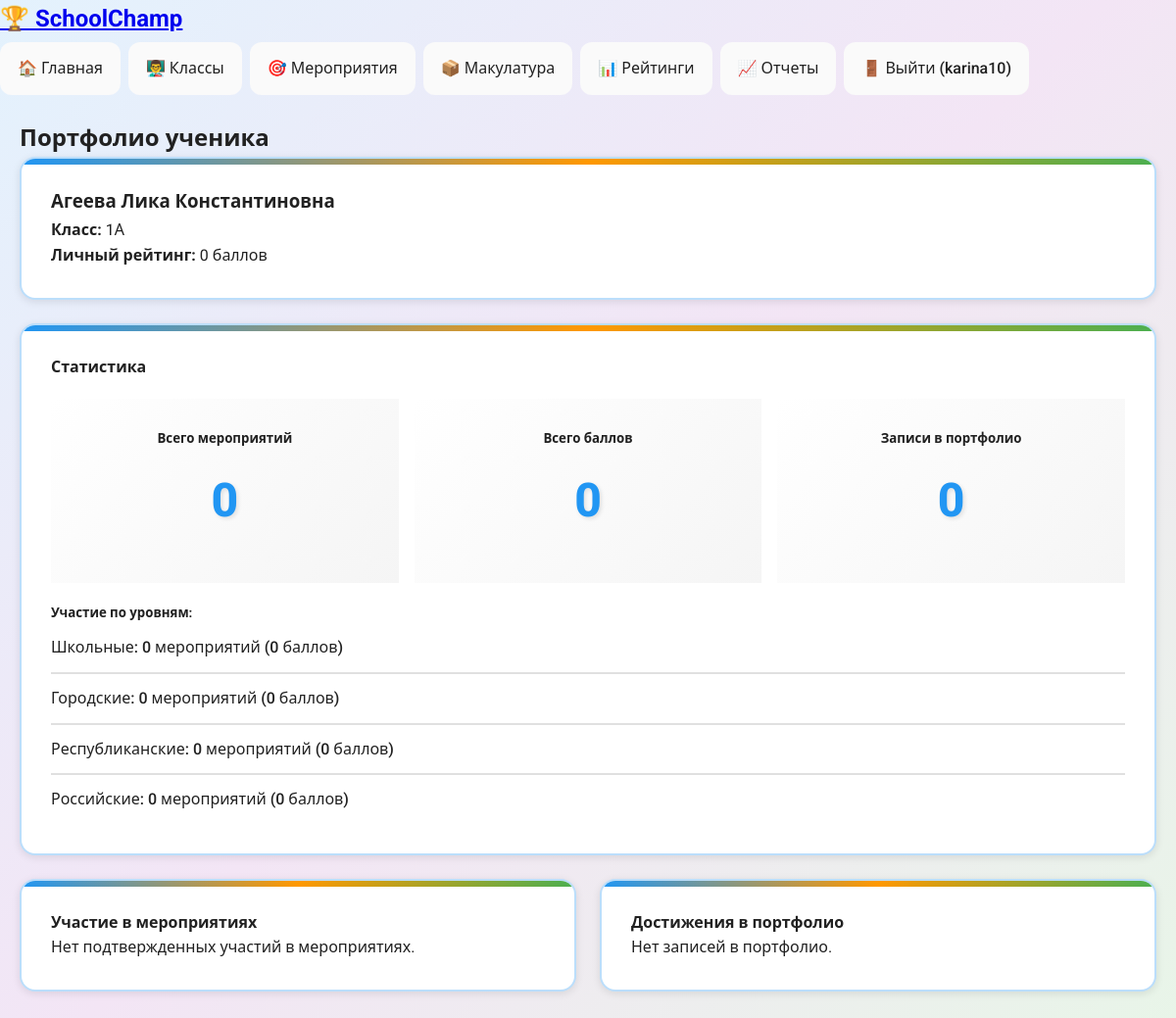
Screenshot of /portfolio/1 (signed in) with the database file from the repository.
### models.py (models this page shows, shortened)
class User(UserMixin, db.Model):
    __tablename__ = 'users'
    id = db.Column(db.Integer, primary_key=True)
    username = db.Column(db.String(80), unique=True, nullable=False)
    email = db.Column(db.String(120), unique=True, nullable=False)
    password_hash = db.Column(db.String(120), nullable=False)
    role = db.Column(db.String(20), nullable=False, default='teacher')
    class_id = db.Column(db.Integer, db.ForeignKey('school_classes.id'), nullable=True)
    created_at = db.Column(db.DateTime, default=datetime.utcnow)
    managed_class = db.relationship('SchoolClass', backref='class_teacher', foreign_keys='SchoolClass.class_teacher_id')
    created_events = db.relationship('Event', backref='creator', foreign_keys='Event.created_by')
    approved_participations = db.relationship('Participation', backref='approver',
                                              foreign_keys='Participation.approved_by')
    approved_portfolio_entries = db.relationship('PortfolioEntry', backref='approver',
                                                 foreign_keys='PortfolioEntry.approved_by')
    class_points = db.relationship('ClassPoints', backref='teacher', foreign_keys='ClassPoints.assigned_by')

class Student(UserMixin, db.Model):
    __tablename__ = 'students'
    id = db.Column(db.Integer, primary_key=True)
    full_name = db.Column(db.String(100), nullable=False)
    class_id = db.Column(db.Integer, db.ForeignKey('school_classes.id'), nullable=False)
    personal_rating = db.Column(db.Integer, default=0)
    login = db.Column(db.String(50), unique=True, nullable=False)
    password_hash = db.Column(db.String(120), nullable=False)
    created_at = db.Column(db.DateTime, default=datetime.utcnow)
    participations = db.relationship('Participation', backref='student', lazy=True, cascade='all, delete-orphan')
    portfolio_entries = db.relationship('PortfolioEntry', backref='student', lazy=True, cascade='all, delete-orphan')
    def update_personal_rating(self):
        total = 0
        portfolio_points = sum(entry.points_earned for entry in self.portfolio_entries if entry.approved)
        self.personal_rating = total + portfolio_points
        db.session.commit()
        self.personal_rating = total + portfolio_points
        db.session.commit()
    def get_statistics(self):
        self.update_personal_rating()
        participations = [p for p in self.participations if p.approved]
        total_events = len(participations)
        total_points = self.personal_rating
        level_stats = {}
        for level in ['school', 'city', 'republic', 'russian']:
            level_participations = [p for p in participations if p.event.level == level]
            level_points = sum(self._calculate_points(p.place) for p in level_participations)
            level_stats[level] = {
                'count': len(level_participations),
                'points': level_points
            }
        portfolio_count = len([p for p in self.portfolio_entries if p.approved])
        return {
            'total_events': total_events,
            'total_points': total_points,
            'level_stats': level_stats,
            'portfolio_entries': portfolio_count
        }

class SchoolClass(db.Model):
    __tablename__ = 'school_classes'
    id = db.Column(db.Integer, primary_key=True)
    name = db.Column(db.String(50), nullable=False)
    grade = db.Column(db.String(10), nullable=False)
    class_teacher_id = db.Column(db.Integer, db.ForeignKey('users.id'), nullable=True)
    total_rating = db.Column(db.Integer, default=0)
    created_at = db.Column(db.DateTime, default=datetime.utcnow)
    students = db.relationship('Student', backref='school_class', lazy=True, cascade='all, delete-orphan')
    class_points = db.relationship('ClassPoints', backref='school_class', lazy=True, cascade='all, delete-orphan')

### app.py (the view)
@app.route('/portfolio/<int:student_id>')
@login_required
def student_portfolio(student_id):
    if hasattr(current_user, 'role') and current_user.role in ['admin', 'teacher']:
        student = Student.query.get_or_404(student_id)
    else:
        if current_user.id != student_id:
            flash('Недостаточно прав')
            return redirect(url_for('dashboard'))
        student = current_user
    statistics = student.get_statistics()
    participations = Participation.query.filter_by(student_id=student_id, approved=True).all()
    portfolio_entries = PortfolioEntry.query.filter_by(student_id=student_id, approved=True).all()
    return render_template('portfolio/student_portfolio.html',
                           student=student,
                           statistics=statistics,
                           participations=participations,
                           portfolio_entries=portfolio_entries)

### app.py (called while the page is built)
@app.context_processor
def utility_processor():
    def has_attr(obj, attr_name):
        return hasattr(obj, attr_name)
    return dict(has_attr=has_attr)

@login_manager.user_loader
def load_user(user_id):
    user = User.query.get(int(user_id))
    if not user:
        user = Student.query.get(int(user_id))
    return user

### templates/portfolio/student_portfolio.html (shortened to what this page needs)
{% extends "base.html" %}
{% block content %}
<div class="portfolio-page">
    <h2>Портфолио ученика</h2>
    <div class="student-header card">
        <h3>{{ student.full_name }}</h3>
        <p><strong>Класс:</strong> {{ student.school_class.grade }}{{ student.school_class.name }}</p>
        <p><strong>Личный рейтинг:</strong> {{ student.personal_rating }} баллов</p>
    </div>
    <div class="portfolio-stats card">
        <h4>Статистика</h4>
        <div class="stats-grid">
            <div class="stat-card">
                <h5>Всего мероприятий</h5>
                <p class="stat-number">{{ statistics.total_events }}</p>
            </div>
            <div class="stat-card">
                <h5>Всего баллов</h5>
                <p class="stat-number">{{ statistics.total_points }}</p>
            </div>
            <div class="stat-card">
                <h5>Записи в портфолио</h5>
                <p class="stat-number">{{ statistics.portfolio_entries }}</p>
            </div>
        </div>
        <div class="level-stats">
            <h5>Участие по уровням:</h5>
            <ul>
                <li>Школьные: {{ statistics.level_stats.school.count }} мероприятий ({{ statistics.level_stats.school.points }} баллов)</li>
                <li>Городские: {{ statistics.level_stats.city.count }} мероприятий ({{ statistics.level_stats.city.points }} баллов)</li>
                <li>Республиканские: {{ statistics.level_stats.republic.count }} мероприятий ({{ statistics.level_stats.republic.points }} баллов)</li>
                <li>Российские: {{ statistics.level_stats.russian.count }} мероприятий ({{ statistics.level_stats.russian.points }} баллов)</li>
            </ul>
        </div>
    </div>
    <div class="portfolio-sections">
        <div class="participations-section card">
            <h4>Участие в мероприятиях</h4>
            {% if participations %}
            <div class="participations-list">
                {% for participation in participations %}
                <div class="participation-card">
                    <h5>{{ participation.event.name }}</h5>
                    <p><strong>Уровень:</strong> {{ participation.event.get_level_display() }}</p>
                    <p><strong>Место:</strong> {{ participation.get_place_display() }}</p>
                    <p><strong>Баллы:</strong> {{ participation.get_points_earned() }}</p>
                    <p><strong>Дата участия:</strong> {{ participation.created_at.strftime('%d.%m.%Y') }}</p>
                    {% if participation.description %}
                    <p><strong>Описание:</strong> {{ participation.description }}</p>
                    {% endif %}
                    {% if participation.news_link %}
                    <p><strong>Ссылка:</strong> <a href="{{ participation.news_link }}" target="_blank">{{ participation.news_link }}</a></p>
                    {% endif %}
                </div>
                {% endfor %}
            </div>
            {% else %}
            <p>Нет подтвержденных участий в мероприятиях.</p>
            {% endif %}
        </div>
        <div class="entries-section card">
            <h4>Достижения в портфолио</h4>
            {% if portfolio_entries %}
            <div class="entries-list">
                {% for entry in portfolio_entries %}
                <div class="entry-card">
                    <h5>{{ entry.title }}</h5>
                    <p><strong>Тип:</strong> {{ entry.get_type_display() }}</p>
                    <p><strong>Дата:</strong> {{ entry.date_achieved.strftime('%d.%m.%Y') }}</p>
                    <p><strong>Баллы:</strong> {{ entry.points_earned }}</p>
                    <p><strong>Описание:</strong> {{ entry.description }}</p>
                    {% if entry.evidence_link %}
                    <p><strong>Подтверждение:</strong> <a href="{{ entry.evidence_link }}" target="_blank">{{ entry.evidence_link }}</a></p>
                    {% endif %}
                </div>
                {% endfor %}
            </div>
            {% else %}
            <p>Нет записей в портфолио.</p>
            {% endif %}
        </div>
    </div>
</div>
{% endblock %}

### templates/base.html (shortened to what this page needs)
<!DOCTYPE html>
<html lang="ru">
<head>
    <link rel="stylesheet" href="{{ url_for('static', filename='style.css') }}">
</head>
<body>
    <nav>
        <div class="nav-container">
            <h1><a href="{{ url_for('index') }}">🏆 SchoolChamp</a></h1>
            <ul>
                {% if current_user.is_authenticated %}
                    <li><a href="{{ url_for('dashboard') }}">🏠 Главная</a></li>
                    {% if current_user.role %}
                        <li><a href="{{ url_for('classes') }}">👨‍🏫 Классы</a></li>
                        <li><a href="{{ url_for('events') }}">🎯 Мероприятия</a></li>
                <li><a href="{{ url_for('paper_collection') }}">📦 Макулатура</a></li>
                    {% endif %}
                    <li><a href="{{ url_for('ratings') }}">📊 Рейтинги</a></li>
                    <li><a href="{{ url_for('reports') }}">📈 Отчеты</a></li>
                    <li><a href="{{ url_for('logout') }}">🚪 Выйти ({{ current_user.username if current_user.role else current_user.full_name }})</a></li>
                {% else %}
                    <li><a href="{{ url_for('login') }}">🔑 Войти</a></li>
                    <li><a href="{{ url_for('register') }}">📝 Регистрация</a></li>
                {% endif %}
            </ul>
        </div>
    </nav>
    <div class="container">
        {% block content %}{% endblock %}
    </div>
</body>
</html>

### static/style.css (style rules this page uses)
:root { --primary: #2196F3; --primary-dark: #1976D2; --primary-light: #BBDEFB; --secondary: #FF9800; --secondary-dark: #F57C00; --success: #4CAF50; --success-dark: #388E3C; --warning: #FFC107; --danger: #F44336; --info: #00BCD4; --light: #FAFAFA; --dark: #212121; --gray: #757575; --gray-light: #E0E0E0; --border-radius: 16px; --border-radius-sm: 12px; --shadow: 0 2px 8px rgba(0, 0, 0, 0.1); --shadow-lg: 0 4px 16px rgba(0, 0, 0, 0.15); --shadow-xl: 0 8px 24px rgba(0, 0, 0, 0.2); --transition: all 0.3s ease; }
* { margin: 0; padding: 0; box-sizing: border-box; }
body { font-family: 'Roboto', 'Segoe UI', system-ui, -apple-system, sans-serif; line-height: 1.6; color: var(--dark); background: linear-gradient(135deg, #E3F2FD 0%, #F3E5F5 50%, #E8F5E8 100%); min-height: 100vh; }
.container { max-width: 1200px; margin: 0 auto; padding: 20px; min-height: calc(100vh - 80px); }
nav ul { list-style: none; display: flex; gap: 8px; align-items: center; flex-wrap: nowrap; overflow-x: auto; -webkit-overflow-scrolling: touch; padding: 5px 0; }
nav ul li { flex-shrink: 0; }
nav ul li a { color: var(--dark); text-decoration: none; padding: 12px 16px; border-radius: var(--border-radius-sm); font-weight: 500; transition: var(--transition); background: var(--light); border: 2px solid transparent; white-space: nowrap; display: block; }
.card { background: white; border-radius: var(--border-radius); padding: 24px; box-shadow: var(--shadow); border: 2px solid var(--gray-light); transition: var(--transition); position: relative; overflow: hidden; }
.card::before { content: ''; position: absolute; top: 0; left: 0; right: 0; height: 6px; background: linear-gradient(90deg, var(--primary), var(--secondary), var(--success)); }
.stat-card { text-align: center; padding: 30px 20px; background: linear-gradient(135deg, white, #F5F5F5); }
.stat-number { font-size: 3rem; font-weight: 800; color: var(--primary); margin: 15px 0; text-shadow: 2px 2px 4px rgba(0, 0, 0, 0.1); }
.stats-grid { display: grid; grid-template-columns: repeat(auto-fit, minmax(160px, 1fr)); gap: 16px; margin: 20px 0; }
.portfolio-sections { display: grid; grid-template-columns: 1fr 1fr; gap: 24px; margin: 24px 0; }
.portfolio-page, .classes-page, .events-page { color: var(--dark); }
.student-header, .class-info { background: white; padding: 30px; border-radius: var(--border-radius); box-shadow: var(--shadow); border: 2px solid var(--primary-light); margin-bottom: 24px; }
.portfolio-stats, .add-portfolio-form { background: white; padding: 30px; border-radius: var(--border-radius); box-shadow: var(--shadow); border: 2px solid var(--primary-light); margin-bottom: 24px; }
.participations-section, .entries-section { background: white; padding: 30px; border-radius: var(--border-radius); box-shadow: var(--shadow); border: 2px solid var(--primary-light); }
.level-stats ul { list-style: none; padding: 0; }
.level-stats li { padding: 12px 0; border-bottom: 2px solid var(--gray-light); color: var(--dark); font-weight: 500; display: flex; justify-content: space-between; }
.level-stats li:last-child { border-bottom: none; }
.card { animation: bounceIn 0.6s ease-out; }

### rows the page displays
User: role+username "karina10"
Student: full_name "Агеева Лика Константиновна"
SchoolClass: school_class.grade "1", school_class.name "А"

### other values shown
{{ student.personal_rating }} "0"
{{ statistics.total_events }} "0"
{{ statistics.total_points }} "0"
{{ statistics.portfolio_entries }} "0"
{{ statistics.level_stats.school.count }} "0"
{{ statistics.level_stats.school.points }} "0"
{{ statistics.level_stats.city.count }} "0"
{{ statistics.level_stats.city.points }} "0"
{{ statistics.level_stats.republic.count }} "0"
{{ statistics.level_stats.republic.points }} "0"
{{ statistics.level_stats.russian.count }} "0"
{{ statistics.level_stats.russian.points }} "0"
